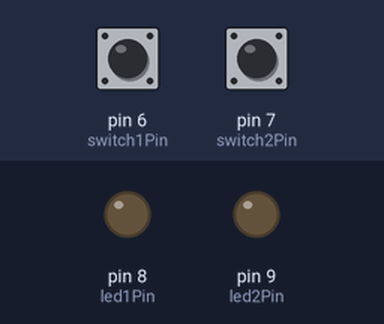
Bench run of a sketch on a simulated Arduino Uno, built with avr-gcc and run on an emulated ATmega328P. Parts: output pins drawn as LEDs (lit = HIGH). Inputs (shaded band) come from the test bench; at power-on: pin 6 (switch1Pin) LOW, pin 7 (switch2Pin) LOW.

Above: at 1.2 s.
1.3 s: pin 6 (switch1Pin) pulled HIGH for 0.15 s
At 1.37 s:
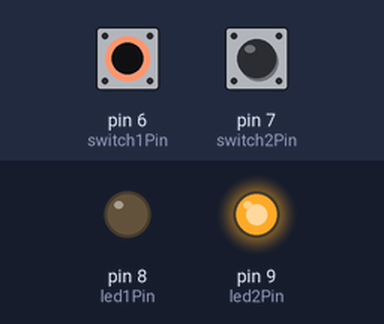
2.9 s: pin 7 (switch2Pin) pulled HIGH for 0.15 s
At 2.97 s:
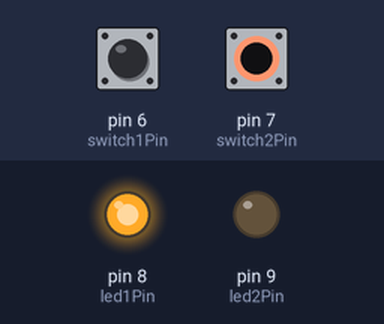
4.5 s: pin 7 (switch2Pin) pulled HIGH for 3.2 s
At 8.9 s:
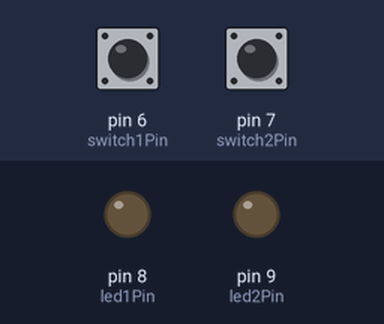
9.2 s: pin 6 (switch1Pin) pulled HIGH for 3.2 s
At 10.3 s:
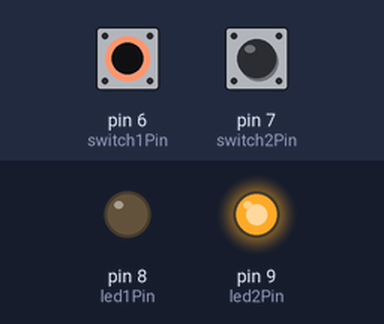
Timing chart, 0 to 13.9 s (numbered marks = the images above; inputs shaded):
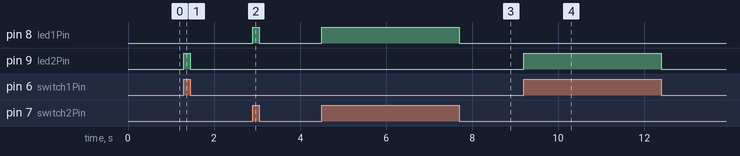

The sketch:

switch_led_control.ino
```cpp
const int switch1Pin = 6;    // switch input 1
const int switch2Pin = 7;    // switch input 2
const int led1Pin = 8;
const int led2Pin = 9;

void setup() {
    // set the switch as an input:
    pinMode(switch1Pin, INPUT);
    pinMode(switch2Pin, INPUT);

    // set all the other pins you're using as outputs:
    pinMode(led1Pin, OUTPUT);
    pinMode(led2Pin, OUTPUT);
}

void loop() {
    // if the switch is high, motor will turn on one direction:
    if (digitalRead(switch1Pin) == HIGH) {
    digitalWrite(led1Pin, LOW);   // set leg 1 of the H-bridge low
    digitalWrite(led2Pin, HIGH);  // set leg 2 of the H-bridge high
  }
    // if the switch is low, motor will turn in the other direction:
  else if(digitalRead(switch2Pin) == HIGH){
    digitalWrite(led1Pin, HIGH);   // set leg 1 of the H-bridge low
    digitalWrite(led2Pin, LOW);   // set leg 2 of the H-bridge low
  }
  else {
    digitalWrite(led1Pin, LOW);   // set leg 1 of the H-bridge low
    digitalWrite(led2Pin, LOW);   // set leg 2 of the H-bridge low
  }
}
```

Measured:
- after the input at 1.3 s, pin 9 (led2Pin): LOW → HIGH at once, → LOW 0.15 s later
- after the input at 2.9 s, pin 8 (led1Pin): LOW → HIGH at once, → LOW 0.15 s later
- after the input at 4.5 s, pin 8 (led1Pin): LOW → HIGH at once, → LOW 3.2 s later
- after the input at 9.2 s, pin 9 (led2Pin): LOW → HIGH at once, → LOW 3.2 s later
